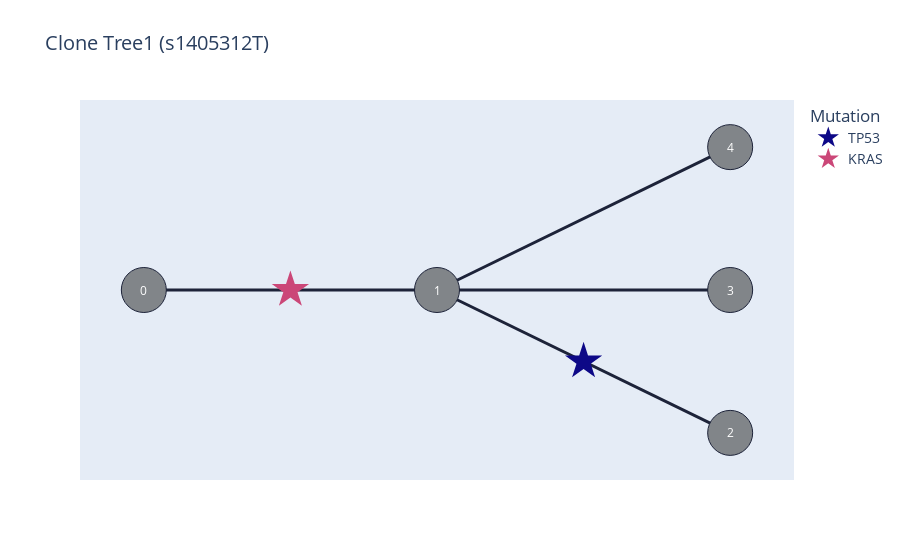

The cell this chart's notebook holds for it:
### Code cell
lts_patient = lts_patients[13] # 13, 18 - strong clonal neoantigen, 19 - 2 subclonal neoantigens, 20 - dominant subclone with driver genes also has a neoantigen
plottree = PlotTreeAll(lts_patient, drivers=["TP53","KRAS","CDKN2A", "SMAD4"], tid=0, save_html=False, show=True)
df=pd.DataFrame([["C"+str(node.id), node.Y,node.fitness] for node in anl.samples[lts_patient.name].trees[0].nodes.values()],columns=["Clone","X0","F"])
plot_response(df, 0.4, lts_patient.name)

### Figure 1 — Plotly figure (JSON) as saved in the notebook; plotly's stock layout.template omitted (floating-point values rounded to 4 significant figures)
{"data": [{"hoverinfo": "none", "line": {"color": "#1D2339", "width": 3}, "mode": "lines", "showlegend": false, "type": "scatter", "x": [0, 0, null, 0, 0.5, null, 0.5, 1, null, 0.5, 1, null, 0.5, 1, null], "y": [30, 30, null, 30, 30, null, 30, 0, null, 30, 30, null, 30, 60, null]}, {"hoverinfo": "none", "marker": {"color": "#818589", "line": {"color": "#1D2339", "width": 1}, "size": 45, "symbol": "circle"}, "mode": "markers", "showlegend": false, "type": "scatter", "x": [0, 0.5, 1, 1, 1], "y": [30, 30, 0, 30, 60]}, {"hoverinfo": "text", "hovertext": "TP53", "marker": {"color": "rgb(13, 8, 135)", "size": 28, "symbol": "star"}, "mode": "markers", "name": "TP53", "type": "scatter", "x": [0.75], "y": [15]}, {"hoverinfo": "text", "hovertext": "KRAS", "marker": {"color": "rgb(203, 71, 120)", "size": 28, "symbol": "star"}, "mode": "markers", "name": "KRAS", "type": "scatter", "x": [0.25], "y": [30]}], "layout": {"annotations": [{"font": {"color": "#FFFFFF", "size": 12}, "showarrow": false, "text": "0", "x": 0, "xref": "x", "y": 30, "yref": "y"}, {"font": {"color": "#FFFFFF", "size": 12}, "showarrow": false, "text": "1", "x": 0.5, "xref": "x", "y": 30, "yref": "y"}, {"font": {"color": "#FFFFFF", "size": 12}, "showarrow": false, "text": "2", "x": 1, "xref": "x", "y": 0, "yref": "y"}, {"font": {"color": "#FFFFFF", "size": 12}, "showarrow": false, "text": "3", "x": 1, "xref": "x", "y": 30, "yref": "y"}, {"font": {"color": "#FFFFFF", "size": 12}, "showarrow": false, "text": "4", "x": 1, "xref": "x", "y": 60, "yref": "y"}], "font": {"size": 14}, "legend": {"title": {"text": "Mutation"}}, "showlegend": true, "title": {"text": "Clone Tree1 (s1405312T)"}, "xaxis": {"showgrid": false, "showline": false, "showticklabels": false, "zeroline": false}, "yaxis": {"showgrid": false, "showline": false, "showticklabels": false, "zeroline": false}}}
